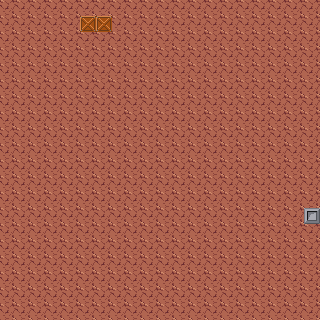

This is a level from a 2D game, rendered from its Tiled map with the project's own tilesets. A one-line summary and the map file follow, with tile-layer data summarised:
An orthogonal 20x20 tile map with 16x16 px tiles, 2 tile layers (Static, Boxes).

<map version="1.5" tiledversion="1.7.2" orientation="orthogonal" renderorder="right-down" width="20" height="20" tilewidth="16" tileheight="16" infinite="0" nextlayerid="4" nextobjectid="10">
 <tileset firstgid="1" name="Bomberman" tilewidth="16" tileheight="16" tilecount="5" columns="0">
  <grid orientation="orthogonal" width="1" height="1" />
  <tile id="0">
   <image width="16" height="16" source="../../../../client/src/main/resources/path.png" />
  </tile>
  <tile id="1">
   <image width="16" height="16" source="../../../../client/src/main/resources/wall.png" />
  </tile>
  <tile id="2">
   <image width="16" height="16" source="../../../../client/src/main/resources/box.png" />
  </tile>
  <tile id="3">
   <image width="16" height="16" source="../../../../client/src/main/resources/portal_waypoint.png" />
  </tile>
  <tile id="4">
   <image width="16" height="16" source="../../../../client/src/main/resources/portal_random.png" />
  </tile>
 </tileset>
 <layer id="1" name="Static" width="20" height="20">
  <data>[400 cells, 400 non-empty, 2 distinct tile ids]</data>
 </layer>
 <layer id="2" name="Boxes" width="20" height="20">
  <data>[400 cells, 2 non-empty, 1 distinct tile ids]</data>
 </layer>
</map>